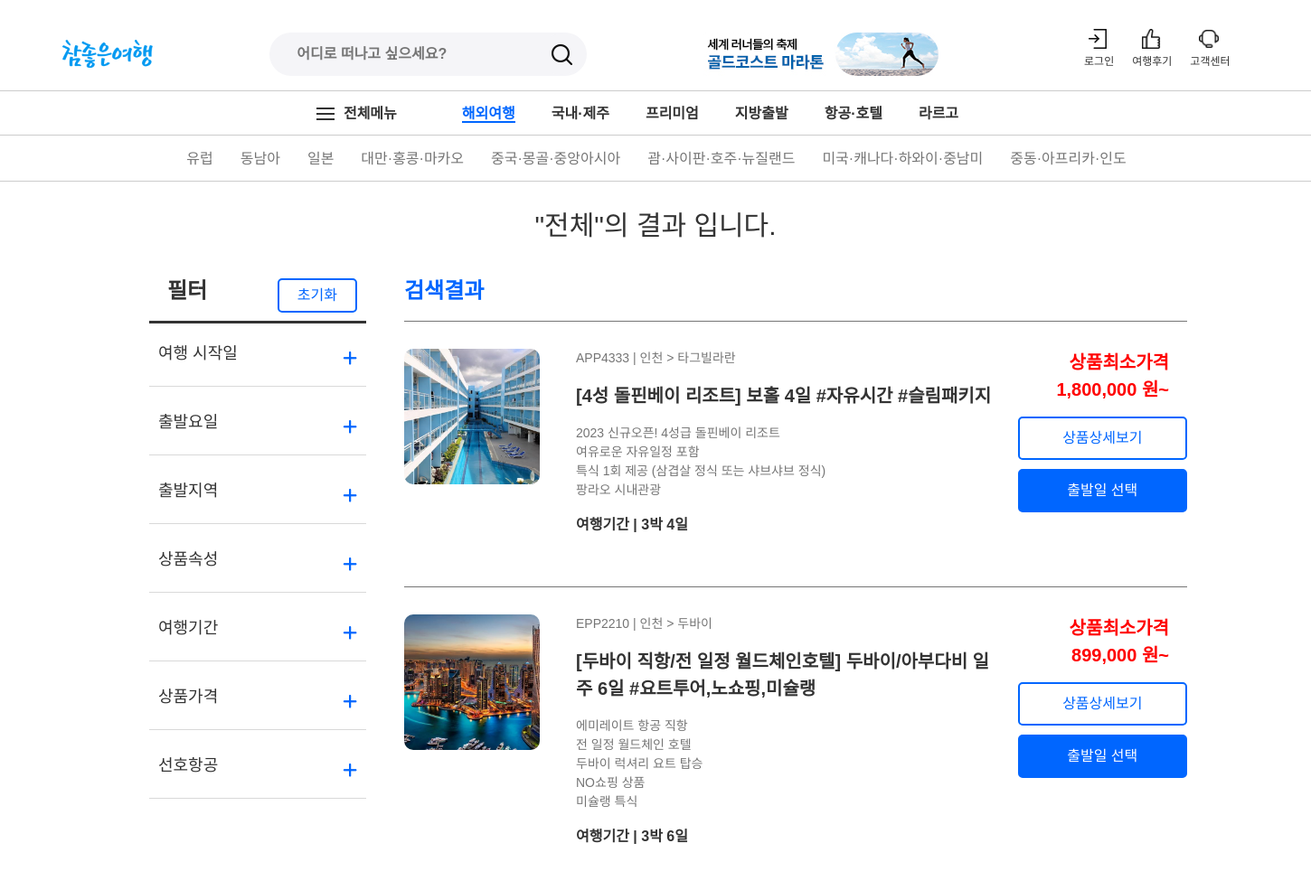
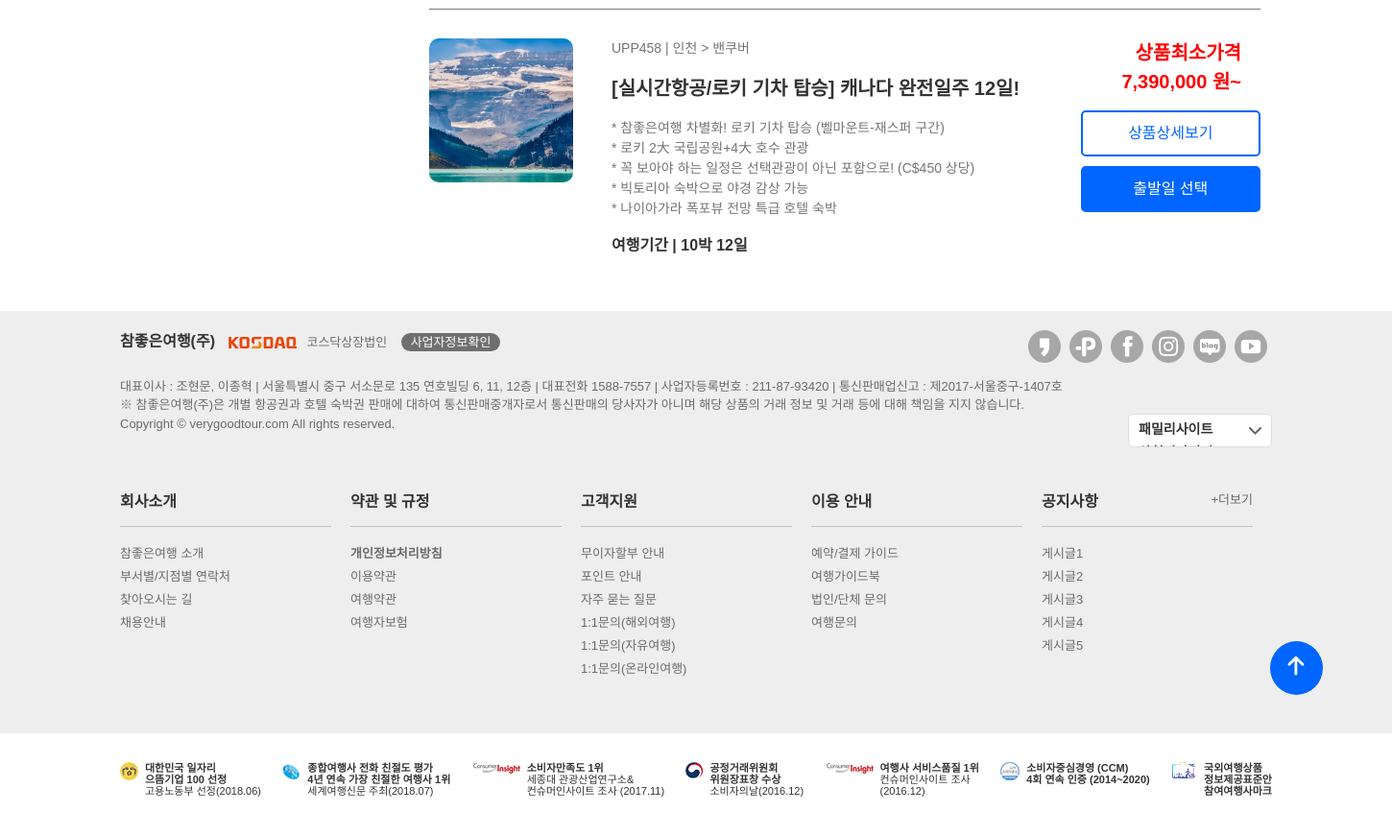
/searchlist.php, run on the app's committed database (2 pictures, top to bottom).
### tables this page shows
CREATE TABLE `project_product` (
  `p_code` varchar(10) NOT NULL,
  `p_title` varchar(255) NOT NULL,
  `p_stay` int(2) NOT NULL,
  `p_term` int(2) NOT NULL,
  `p_minnum` int(3) NOT NULL,
  `p_subtitle` varchar(1000) DEFAULT NULL,
  `p_plan` varchar(255) DEFAULT NULL,
  `p_in` varchar(255) DEFAULT NULL,
  `p_notin` varchar(255) DEFAULT NULL,
  `p_expense` varchar(20) DEFAULT NULL,
  `p_slide1` varchar(20) DEFAULT NULL,
  `p_slide2` varchar(20) DEFAULT NULL,
  `p_slide3` varchar(20) DEFAULT NULL,
  `p_image` varchar(20) NOT NULL,
  `p_dep` varchar(10) NOT NULL,
  `p_des` varchar(10) NOT NULL
);

### searchlist.php (the view, shortened to what this page needs)
<?php
    if(isset($_GET['keyword']) & $_GET['keyword']!='') $keyword = $_GET['keyword'];
    else $keyword = '전체';
?>
<!DOCTYPE html>
<html lang="ko">
<head>
  <link rel="stylesheet" href="./css/common.css" type="text/css">
  <link rel="stylesheet" href="./css/reset.css" type="text/css">
  <link rel="stylesheet" href="./css/searchlist.css" type="text/css">
  <link rel="stylesheet" href="https://cdnjs.cloudflare.com/ajax/libs/font-awesome/6.7.2/css/all.min.css">
  <link href="https://cdn.jsdelivr.net/npm/bootstrap@5.3.3/dist/css/bootstrap.min.css" rel="stylesheet" type="text/css">
  <link rel="stylesheet" href="https://cdn.jsdelivr.net/npm/swiper@11/swiper-bundle.min.css">
</head>
    <?php
    include ('header.php');
    include ('mobile_nav.php');
    ?>
    <main>
        <h2>"<?=$keyword?>"의 결과 입니다.</h2>
        <section class="row col-xl">
            <article class="filter col-sm-3">
                <div class="head">
                    <h3>필터</h3>
                    <button type="button">초기화</button>
                </div>
                <dl class="search search1">
                    <dt>여행 시작일 <i class="fa fa-plus"></i></dt>
                </dl>
                <dl class="search search2">
                    <dt>출발요일 <i class="fa fa-plus"></i></dt>
                </dl>
                <dl class="search search3">
                    <dt>출발지역 <i class="fa fa-plus"></i></dt>
                </dl>
                <dl class="search search4">
                    <dt>상품속성 <i class="fa fa-plus"></i></dt>
                </dl>
                <dl class="search search5">
                    <dt>여행기간 <i class="fa fa-plus"></i></dt>
                </dl>
                <dl class="search search6">
                    <dt>상품가격 <i class="fa fa-plus"></i></dt>
                </dl>
                <dl class="search search3">
                    <dt>선호항공 <i class="fa fa-plus"></i></dt>
                </dl>
            </article>
            <article class="result col">
                <h3>검색결과</h3>
                <?php
                    $sql = "SELECT * FROM project_product";
                    $result = mysqli_query($conn, $sql);
                    while($row = mysqli_fetch_assoc($result)){
                        $sql_m = "SELECT MIN(s_price_adult) FROM project_schedule WHERE p_code='".$row['p_code']."';";
                        $result_m = mysqli_query($conn,$sql_m);
                        $row_m = mysqli_fetch_row($result_m);
                        $min_price = number_format($row_m[0]);
                        $sql_m = "SELECT s_code FROM project_schedule WHERE p_code='".$row['p_code']."' ORDER BY s_dep_time1 ASC LIMIT 1;";
                        $result_m = mysqli_query($conn,$sql_m);
                        $row_m = mysqli_fetch_row($result_m);
                        $detail = $row_m[0];
                ?>
                <div class="list">
                    <img src="./images/products/<?=$row['p_slide1']?>" alt="">
                    <div class="middle_info">
                        <a href="detail.php?s_code=<?=$detail?>">
                        <div class="product_explain">
                            <p class="p_route"><?=$row['p_code']?> &#124; <?=$row['p_dep']?> &#62; <?=$row['p_des']?></p>
                            <p class="p_name"><?=$row['p_title']?></p>
                            <p class="p_short_e"><?=$row['p_subtitle']?></p>
                        </div>
                        <div class="travel_type">
                            <p><b>여행기간 &#124; <?=$row['p_stay']?>박 <?=$row['p_term']?>일</b></p>
                        </div>
                    </a>
                    </div>
                    <div class="product_list">
                        <p>상품최소가격 <?=$min_price?> 원~</p>
                        <a href="detail.php?s_code=<?=$detail?>" class="detail">상품상세보기</a>
                        <button type="button" class="dep_date">출발일 선택</button>
                    </div>
                </div>
                <?php } ?>
            </article>
        </section>
    </main>
    <?php include ('footer.php')?>

### header.php (shortened to what this page needs)
<?php
  if(isset($_SESSION['m_id'])){
    $userid = $_SESSION['m_id'];
    $username = $_SESSION['m_name'];
  } else {
    $userid = '';
  }
?>
<body>
  <header>
    <div class="header-top">
      <div class="ht_logo">
        <h1>
          <a href="index.php"><img src="./images/logo.png" alt="메인로고"></a>
        </h1>
      </div>
      <form name="search" action="searchlist.php" method="get">
        <div class="ht_search">
          <input type="text" name="keyword" id="keyword"  placeholder="어디로 떠나고 싶으세요?"><button type="submit"><img src="./images/search.png" alt="검색"></button>
        </div>
      </form>
      <div class="ht_banner">
        <a href="#" title="상단 이벤트 배너"><img src="./images/main_event.jpg" alt=""></a>
      </div>
      <div class="ht_menu">
        <ul>
          <?php if($userid!=''){ ?>
          <li><a href="./php/logout.php" class="login" title="로그아웃">로그아웃</a></li>
          <?php } else { ?>
          <li><a href="login.php" class="login" title="로그인">로그인</a></li>
          <?php } ?>
          <li><a href="#" class="review" title="여행후기">여행후기</a></li>
          <li><a href="qna.html" class="cs" title="고객센터">고객센터</a></li>
        </ul>
      </div>
    </div>
    <div class="header-bottom">
      <div class="menu_box">
        <a href="javascript:void(0)">전체메뉴</a>
        <ul class="mnu">
          <li>
            <a href="#" title="해외여행">해외여행</a>
            <div class="sub_mnu">
              <ul>
                <li><a href="" title="유럽">유럽</a></li>
                <li><a href="" title="동남아">동남아</a></li>
                <li><a href="" title="일본">일본</a></li>
                <li><a href="" title="대만&middot;홍콩&middot;마카오">대만&middot;홍콩&middot;마카오</a></li>
                <li><a href="" title="중국&middot;몽골&middot;중앙아시아">중국&middot;몽골&middot;중앙아시아</a></li>
                <li><a href="" title="괌&middot;사이판&middot;호주&middot;뉴질랜드">괌&middot;사이판&middot;호주&middot;뉴질랜드</a></li>
                <li><a href="" title="미국&middot;캐나다&middot;하와이&middot;중남미">미국&middot;캐나다&middot;하와이&middot;중남미</a></li>
                <li><a href="" title="중동&middot;아프리카&middot;인도">중동&middot;아프리카&middot;인도</a></li>
              </ul>
            </div>
          </li>
          <li>
            <a href="#" title="국내·제주">국내&middot;제주</a>
          </li>
          <li>
            <a href="#" title="프리미엄">프리미엄</a>
          </li>
          <li>
            <a href="#" title="지방출발">지방출발</a>
          </li>
          <li>
            <a href="#" title="항공·호텔">항공&middot;호텔</a>
          </li>
          <li>
            <a href="#" title="라르고">라르고</a>
          </li>
        </ul>
      </div>
    </div>
  </header>

### mobile_nav.php (shortened to what this page needs)
<link rel="stylesheet" href="./css/mobile_nav.css" type="text/css">
<div class="top_btn">
    <a href="#" title="맨위로">
        <i class="fa-solid fa-arrow-up"></i>
    </a>
</div>

### footer.php (shortened to what this page needs)
<footer>
    <div class="f_top">
      <h2>참좋은여행(주)</h2>
      <div class="kosdaq"><img src="./images/ico_kosdaq.png" alt="코스닥상장법인">코스닥상장법인</div>
      <a href="https://www.ftc.go.kr/bizCommPop.do?wrkr_no=2118793420" class="company"><span>사업자정보확인</span></a>
      <div class="f_info">
        <address>대표이사 : 조현문, 이종혁 &#124; 서울특별시 중구 서소문로 135 연호빌딩 6, 11, 12층 &#124; 대표전화 1588-7557 &#124; 사업자등록번호 : 211-87-93420 &#124; 통신판매업신고 : 제2017-서울중구-1407호</address>
        <p>&#x203B; 참좋은여행(주)은 개별 항공권과 호텔 숙박권 판매에 대하여 통신판매중개자로서 통신판매의 당사자가 아니며 해당 상품의 거래 정보 및 거래 등에 대해 책임을 지지 않습니다.</p>
        <p>Copyright © verygoodtour.com All rights reserved.</p>
      </div>
      <div class="sns">
        <ul>
          <li><a href="https://story.kakao.com/ch/verygoodtour" title="카카오스토리"></a></li>
          <li><a href="https://pf.kakao.com/_zbjGE" title="카톡채널"></a></li>
          <li><a href="https://www.facebook.com/verygoodtour" title="페이스북"></a></li>
          <li><a href="https://www.instagram.com/verygoodtour_official" title="인스타그램"></a></li>
          <li><a href="https://blog.naver.com/vgt0901" title="네이버블로그"></a></li>
          <li><a href="https://www.youtube.com/user/verygoodtourofficial" title="유튜브"></a></li>
        </ul>
      </div>
      <div class="familysite">
        <ul>
          <li><a href="javascript:void(0);" title="패밀리사이트">패밀리사이트</a><img src="./images/family_arrow_down.png" alt="패밀리접기" id="familyarrow"></li>
          <li><a href="http://www.samchuly.co.kr/" title="삼천리자전거">삼천리자전거</a></li>
        </ul>
      </div>
    </div>
    <div class="f_bottom">
      <ul>
        <li>회사소개<hr>
          <ul>
            <li><a href="" title="참좋은여행 소개">참좋은여행 소개</a></li>
            <li><a href="" title="부서별/지점별 연락처">부서별/지점별 연락처</a></li>
            <li><a href="" title="찾아오시는 길">찾아오시는 길</a></li>
            <li><a href="" title="채용안내">채용안내</a></li>
          </ul>
        </li>
        <li>약관 및 규정<hr>
          <ul>
            <li><a href="" title="개인정보처리방침"><b>개인정보처리방침</b></a></li>
            <li><a href="" title="이용약관">이용약관</a></li>
            <li><a href="" title="여행약관">여행약관</a></li>
            <li><a href="" title="여행자보험">여행자보험</a></li>
          </ul>
        </li>
        <li>고객지원<hr>
          <ul>
            <li><a href="" title="무이자할부 안내">무이자할부 안내</a></li>
            <li><a href="" title="포인트 안내">포인트 안내</a></li>
            <li><a href="" title="자주 묻는 질문">자주 묻는 질문</a></li>
            <li><a href="" title="1:1문의(해외여행)">1:1문의(해외여행)</a></li>
            <li><a href="" title="1:1문의(자유여행)">1:1문의(자유여행)</a></li>
            <li><a href="" title="1:1문의(온라인여행)">1:1문의(온라인여행)</a></li>
          </ul>
        </li>
        <li>이용 안내<hr>
          <ul>
            <li><a href="" title="예약/결제 가이드">예약/결제 가이드</a></li>
            <li><a href="" title="여행가이드북">여행가이드북</a></li>
            <li><a href="" title="법인/단체 문의">법인/단체 문의</a></li>
            <li><a href="" title="여행문의">여행문의</a></li>
          </ul>
        </li>
        <li>공지사항<a href="" title="더보기">&#x2B;더보기</a><hr>
          <ul>
            <li><a href="" title="">게시글1</a></li>
            <li><a href="" title="">게시글2</a></li>
            <li><a href="" title="">게시글3</a></li>
            <li><a href="" title="">게시글4</a></li>
            <li><a href="" title="">게시글5</a></li>
          </ul>
        </li>
      </ul>
    </div>
    <div class="f_prize">
      <ul>
        <li><img src="./images/ftr_ban_01.png" alt="일자리으뜸기업100"><span><b>대한민국 일자리<br>으뜸기업 100 선정</b><br>고용노동부 선정(2018.06)</span></li>
        <li><img src="./images/ftr_ban_02.png" alt="전화친절도평가1위"><span><b>종합여행사 전화 친절도 평가<br>4년 연속 가장 친절한 여행사 1위</b><br>세계여행신문 주최(2018.07)</span></li>
        <li><img src="./images/ftr_ban_03.png" alt="소비자만족도1위"><span><b>소비자만족도 1위</b><br>세종대 관광산업연구소&#x26;<br>컨슈머인사이트 조사 (2017.11)</span></li>
        <li><img src="./images/ftr_ban_04.png" alt="공정거래위원장표창"><span><b>공정거래위원회<br>위원장표창 수상</b><br>소비자의날(2016.12)</span></li>
        <li><img src="./images/ftr_ban_03.png" alt="서비스품질1위"><span><b>여행사 서비스품질 1위</b><br>컨슈머인사이트 조사<br>(2016.12)</span></li>
        <li><img src="./images/ftr_ban_05.png" alt="서비스품질1위"><span><b>소비자중심경영 (CCM)<br>4회 연속 인증 (2014~2020)</b></span></li>
        <li><img src="./images/ftr_ban_06.png" alt="서비스품질1위"><span><b>국외여행상품<br>정보제공표준안<br>참여여행사마크</b></span></li>
      </ul>
    </div>
  </footer>
</body>
</html>

### css/searchlist.css (style rules this page uses)
main h2 { font-size: 30px !important; text-align: center; line-height: 100px !important; }
main > section { display: flex; justify-content: space-between; width: 1200px; margin:0 auto !important; }
main .filter { padding: 0 20px 0px 40px; }
main .filter .head { border-bottom: 3px solid #333; display: flex; padding: 0 20px; position: relative; padding-bottom: 10px; }
main .filter .head h3 { font-size: 24px; font-weight: bold; }
main .filter .head button { border: 2px solid var(--m_color2); border-radius: 5px; background: none; padding: 5px 20px; font-size: 16px; position: absolute; right: 10px; color: var(--m_color2); }
main .filter .search dt { width: 100%; height: 60px; position: relative; top: 10%; padding: 10px; font-size: 18px; font-weight: normal; border-bottom: 1px solid rgba(51, 51, 51, 0.185); }
main .filter .search dt .fa-plus, main .filter .search dt .fa-minus { position: absolute; right: 10px; top: 20px; color: var(--m_color2); }
main .filter .search1 > dt { margin-top: 10px; }
main .result { margin-left: 10px; }
main .result h3 { font-size: 24px; font-weight: 600; color: var(--m_color2); padding-bottom: 10px; }
main .result .list { display: flex; align-items: flex-start; gap: 20px; margin-bottom: 10px; border-top: 1px solid var(--s_color_g2); padding: 30px 0px; }
main .result .list img { width: 150px; height: 150px; border-radius: 10px; margin-right: 20px; flex-shrink: 0; object-fit: cover; }
main .result .list .product_explain { flex-shrink: 0; }
main .result .list .product_explain .p_route, main .result .list .product_explain .p_short_e { color: var(--s_color_g2); font-weight: normal; font-size: 14px; }
main .result .list .product_explain .p_name { font-weight: bold; font-size: 20px; }
main .result .list .product_list p { color: #f00; font-weight: bold; font-size: 20px; margin-bottom: 15px; }
main .result .list .product_list button { width: 100%; border: 2px solid var(--m_color2); border-radius: 5px; padding: 10px 25px; font-size: 16px; }
main .result .list .product_list .dep_date { background-color: var(--m_color2); color: #fff; }
main .result .list .product_list .detail { background: none; color: var(--m_color2) !important; text-align: center; margin-bottom: 10px; width: 100%; border: 2px solid var(--m_color2); border-radius: 5px; padding: 10px 25px; font-size: 16px; }
main .result .list .middle_info { display: flex; flex-direction: column; gap: 10px; flex: 1; }
main .result .list .middle_info .travel_type > p { display: flex; align-items: center; gap: 8px; }
main .result .list .product_list { flex: 0.4; display: flex; flex-direction: column; justify-content: space-between; }
main .result .list .product_list p { text-align: right; margin-right: 20px; }

### css/mobile_nav.css (style rules this page uses)
.top_btn { display: block !important; background-color: var(--m_color2); position: fixed; width: 55px; z-index: 100; bottom: 9%; right: 5%; padding: 15px; border-radius: 50%; text-align: center; }
.top_btn .fa-arrow-up { color: #fff; font-size: 1.4rem; }

### data on the page
project_product: p_slide1 (picture), p_code "APP4333", p_dep "인천", p_des "타그빌라란", p_title "[4성 돌핀베이 리조트] 보홀 4일 #자유시간 #슬림패키지", p_subtitle "2023 신규오픈! 4성급 돌핀베이 리조트 여유로운 자유일정 포함 특식 1회 제공 (삼겹살 정식 또는 샤브샤브 정식) 팡라오 시내관광", p_stay "3", p_term "4", min_price "1,800,000"
project_product: p_slide1 (picture), p_code "EPP2210", p_dep "인천", p_des "두바이", p_title "[두바이 직항/전 일정 월드체인호텔] 두바이/아부다비 일주 6일 #요트투어,노쇼핑,미슐랭", p_subtitle "에미레이트 항공 직항 전 일정 월드체인 호텔 두바이 럭셔리 요트 탑승 NO쇼핑 상품 미슐랭 특식", p_stay "3", p_term "6", min_price "899,000"
project_product: p_slide1 (picture), p_code "UPP458", p_dep "인천", p_des "밴쿠버", p_title "[실시간항공/로키 기차 탑승] 캐나다 완전일주 12일!", p_subtitle "* 참좋은여행 차별화! 로키 기차 탑승 (벨마운트-재스퍼 구간) * 로키 2大 국립공원+4大 호수 관광 * 꼭 보아야 하는 일정은 선택관광이 아닌 포함으로! (C$450 상당) * 빅토리아 숙박으로 야경 감상 가능 * 나이아가라 폭포뷰 전망 특급 호텔 숙박", p_stay "10", p_term "12", min_price "7,390,000"

### other printed values
$keyword "전체"
